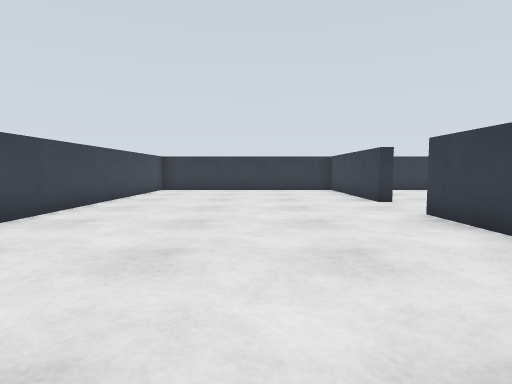
View 1 (above)

16 first-person views from a walk through a robot-simulator world made for Gazebo. The camera is 0.46 m above the floor, tilts 4° down and sees 80° across. The floor is counted in squares, 0.5 m on a side. Each view is taken from the middle of a square. On the plan, view 1 faces up. The plan holds only what a view shows up to about 11 squares ahead; the rest is blank.

View 2
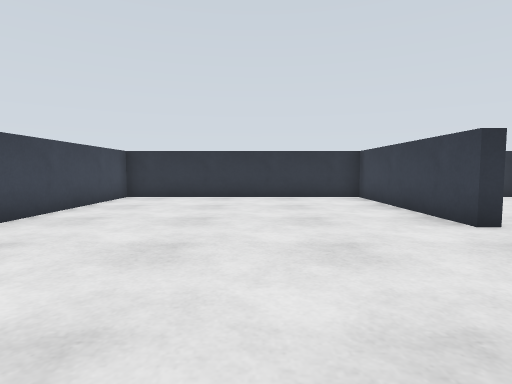

View 3
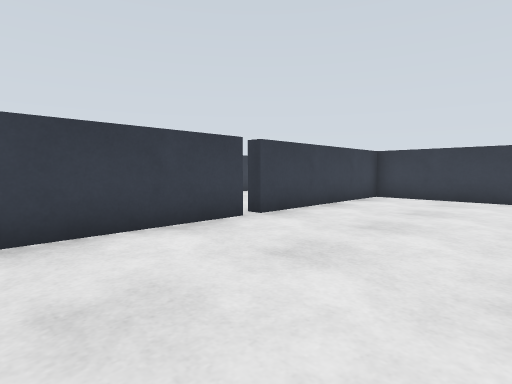

View 4
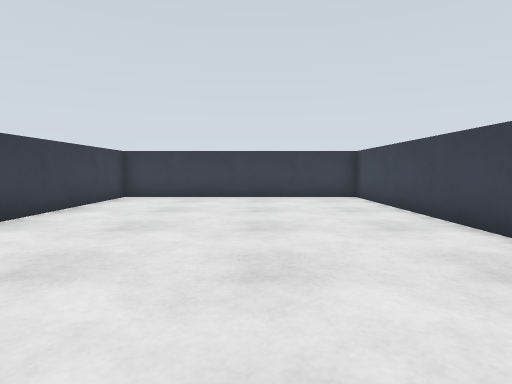

View 5
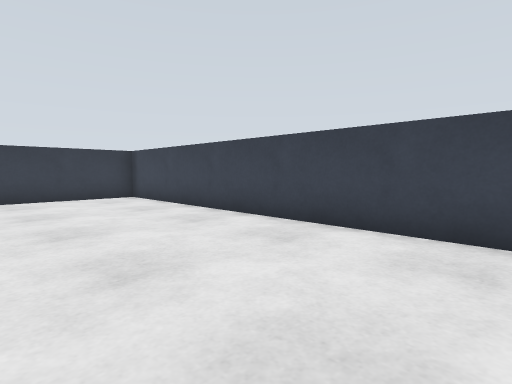

View 6
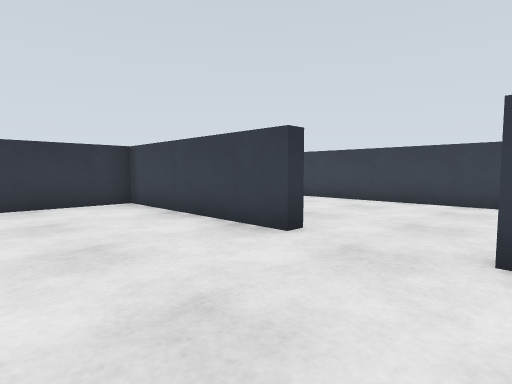

View 7
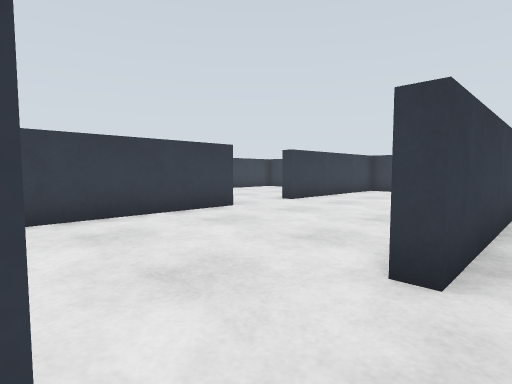

View 8
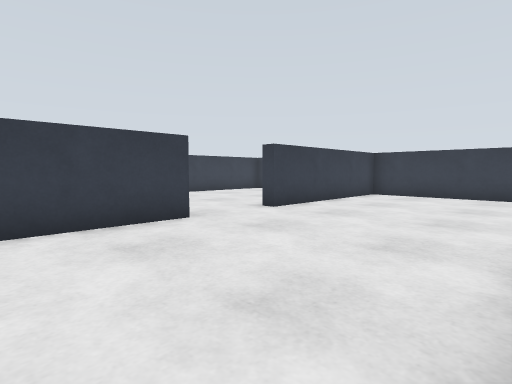

View 9
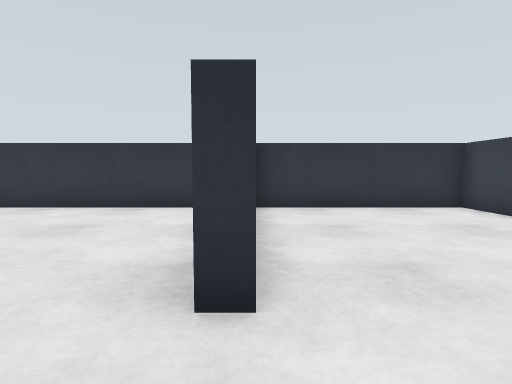

View 10
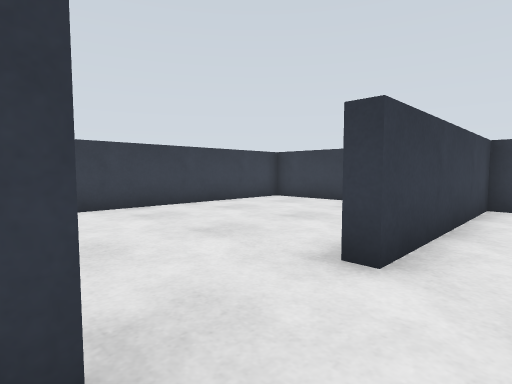

View 11
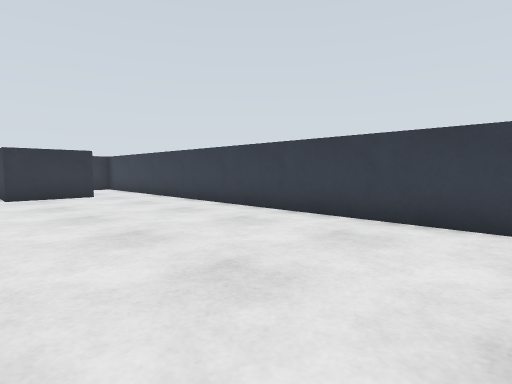

View 12
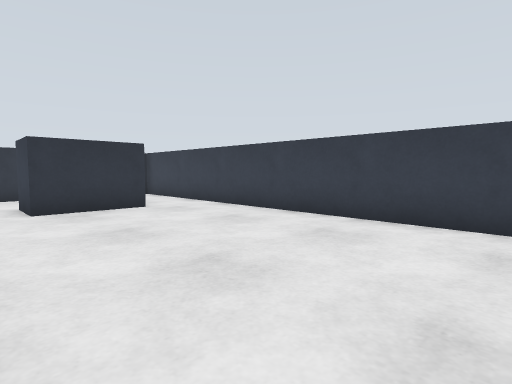

View 13
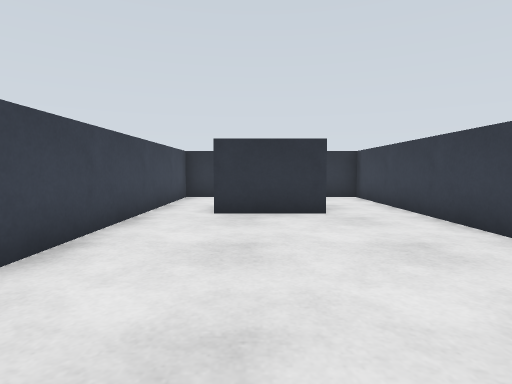

View 14
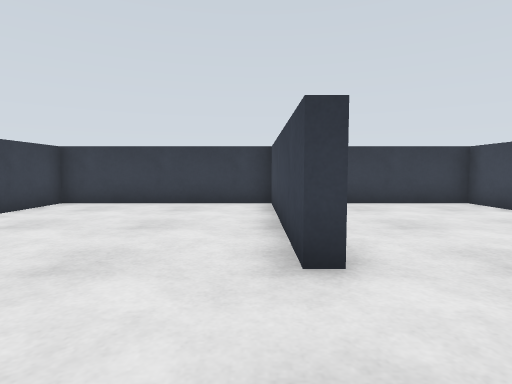

View 15
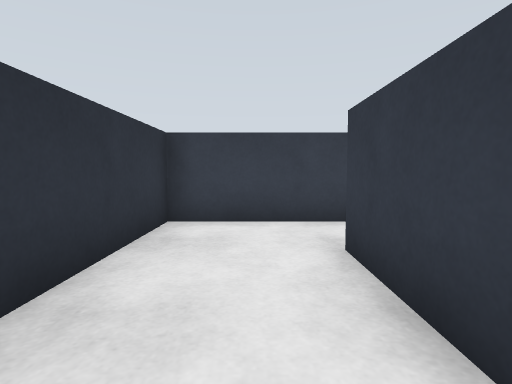

View 16
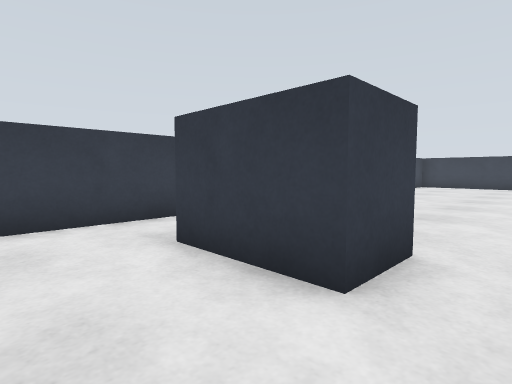

### Floor plan
Points are (right, up) in squares from view 1. A wall is a line through its corners. A room is listed if a view was taken in it or the views show most of it. See-through windows are left out.
Room 1 (views 1, 2, 3, 4, 5, 6, 7, 8, 9)
walls: (3.6, 1.8) (3.6, 6.4) (4, 6.4); (4.1, 8.9) (3.6, 8.9) (3.6, 14.6) (-4.5, 14.6) (-4.5, -4.6) (3.6, -4.6) (3.6, 1.2)
ways out: opening at (4, 7.5) to room 2; gap at (4, 1.5) to room 2
Room 2 (view 10)
walls: (9.2, 3.6) (9.2, 14.6) (4, 14.6); (4, -3.1) (4, -4.6) (9.2, -4.6) (9.2, 1.2) (9.6, 1.2)
ways out: opening at (4, 7.5) to room 1; gap at (4, 1.5) to room 1; opening at (9, 2.5) to room 3
Room 3 (views 11, 12, 13, 14, 15, 16)
walls: (9.6, 1.2) (9.6, -4.6) (15.5, -4.6) (15.5, 14.6) (9.6, 14.6) (9.6, 6.8)
ways out: opening at (9, 2.5) to room 2
objects: blue box (11, 11) to (13, 12)

Positions as (right, up) in squares from view 1, and headings:
1: (0, 0), facing up
2: (0, 4), facing up
3: (-1, 6), facing down-right
4: (-1, 6), facing down
5: (0, 6), facing down-left
6: (0, 6), facing up-right
7: (3, 9), facing down-right
8: (4, 7), facing down-right
9: (4, 7), facing up
10: (8, 4), facing down-right
11: (10, -1), facing up-right
12: (10, 3), facing up-right
13: (12, 4), facing up
14: (10, 4), facing down
15: (10, 13), facing right
16: (10, 14), facing down-right
